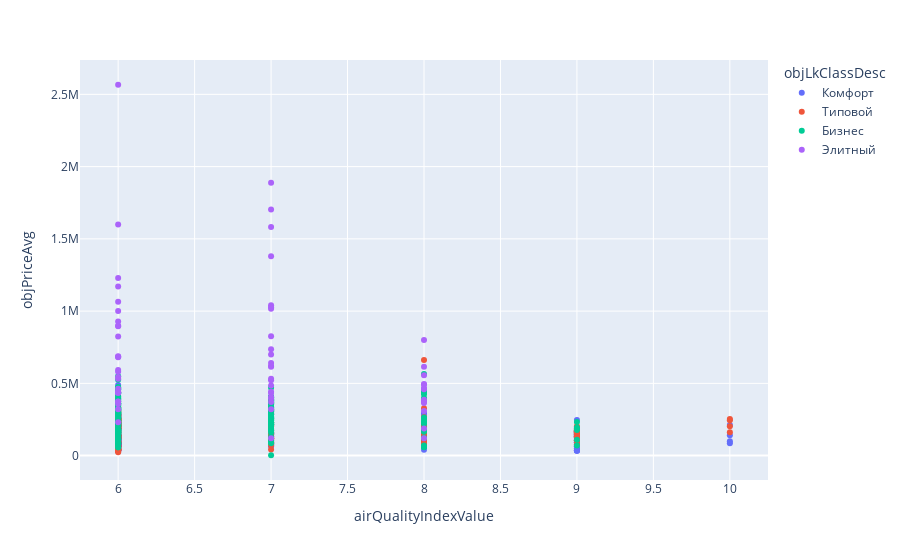

The code cell stored with this chart in its notebook:
### Code cell
# Подаем на вход  поочередно столбцы и смотрим на график
# Второй параметр - назначение осей:
#  0 - средняя цена - по вертикали (по умолчанию)
#  1 - по горизонтали
Scatterplot_Mos('airQualityIndexValue', 0)

### Figure 1 — Plotly figure (JSON) as saved in the notebook; plotly's stock layout.template omitted (floating-point values rounded to 4 significant figures; data arrays with more than 128 entries replaced by an {"elided": "..."} marker saying what was removed)
{"data": [{"hovertemplate": "objLkClassDesc=Комфорт<br>airQualityIndexValue=%{x}<br>objPriceAvg=%{y}<extra></extra>", "legendgroup": "Комфорт", "marker": {"color": "#636efa", "symbol": "circle"}, "mode": "markers", "name": "Комфорт", "orientation": "v", "showlegend": true, "type": "scatter", "x": {"elided": "316 int values"}, "xaxis": "x", "y": {"elided": "316 int values"}, "yaxis": "y"}, {"hovertemplate": "objLkClassDesc=Типовой<br>airQualityIndexValue=%{x}<br>objPriceAvg=%{y}<extra></extra>", "legendgroup": "Типовой", "marker": {"color": "#EF553B", "symbol": "circle"}, "mode": "markers", "name": "Типовой", "orientation": "v", "showlegend": true, "type": "scatter", "x": {"elided": "350 int values"}, "xaxis": "x", "y": {"elided": "350 int values"}, "yaxis": "y"}, {"hovertemplate": "objLkClassDesc=Бизнес<br>airQualityIndexValue=%{x}<br>objPriceAvg=%{y}<extra></extra>", "legendgroup": "Бизнес", "marker": {"color": "#00cc96", "symbol": "circle"}, "mode": "markers", "name": "Бизнес", "orientation": "v", "showlegend": true, "type": "scatter", "x": {"elided": "223 int values"}, "xaxis": "x", "y": {"elided": "223 int values"}, "yaxis": "y"}, {"hovertemplate": "objLkClassDesc=Элитный<br>airQualityIndexValue=%{x}<br>objPriceAvg=%{y}<extra></extra>", "legendgroup": "Элитный", "marker": {"color": "#ab63fa", "symbol": "circle"}, "mode": "markers", "name": "Элитный", "orientation": "v", "showlegend": true, "type": "scatter", "x": [6, 6, 6, 6, 6, 6, 6, 6, 6, 6, 6, 6, 6, 6, 6, 6, 6, 6, 6, 6, 6, 6, 6, 6, 6, 6, 6, 6, 7, 7, 7, 7, 7, 7, 7, 7, 7, 7, 7, 7, 7, 7, 7, 7, 7, 7, 7, 7, 7, 7, 7, 8, 8, 8, 8, 8, 8, 8, 8, 8, 8, 8, 8, 8], "xaxis": "x", "y": [580088, 434575, 372962, 440969, 320202, 231416, 434396, 1170626, 899300, 824078, 531664, 437684, 684783, 1598926, 463113, 593294, 680741, 894915, 1065128, 1001489, 687007, 928864, 2566412, 544493, 357742, 1228675, 434690, 374270, 1040739, 432980, 615714, 370201, 394842, 1887893, 442481, 736000, 485441, 700306, 1581363, 620010, 640359, 406361, 320753, 1702937, 1380048, 825283, 520690, 1027032, 120000, 1017003, 531730, 614444, 799574, 386747, 119475, 496239, 459272, 187439, 374217, 364366, 308087, 489590, 466944, 555861], "yaxis": "y"}], "layout": {"legend": {"title": {"text": "objLkClassDesc"}, "tracegroupgap": 0}, "margin": {"t": 60}, "xaxis": {"anchor": "y", "domain": [0, 1], "title": {"text": "airQualityIndexValue"}}, "yaxis": {"anchor": "x", "domain": [0, 1], "title": {"text": "objPriceAvg"}}}}
